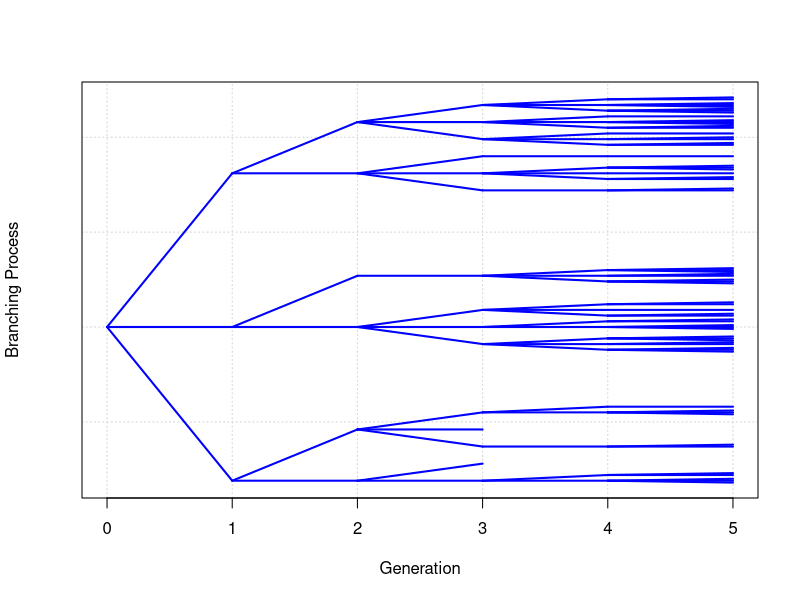

This chart was generated by the following R code:
library(tidyverse)

#specifying parameters
gen.max<- 5
prob<- 0.7

#specifying seed
set.seed(2443534)

#simulating trajectory
level.segment <- function(gen, y, branch.num) {
    
branch<- data.frame(x=c(), y=c(), xend=c(), yend=c())
gen.remaining<- gen.max-gen-1
    
if (gen.remaining < 0) return(branch)

  if (branch.num > 0) {
   branch<- rbind(branch, data.frame(x=gen, y=y, xend=gen+1, yend=y),
     level.segment(gen=gen+1, y=y, branch.num=rbinom(1, 3, prob)))
    }

 if (branch.num > 1) {
   branch<- rbind(branch, data.frame(x=gen, y=y, xend=gen+1, yend=y+3^gen.remaining),
     level.segment(gen=gen+1, y=y+3^gen.remaining, branch.num=rbinom(1, 3, prob)))
 }

 if (branch.num > 2) {
   branch<- rbind(branch, data.frame(x=gen, y=y, xend=gen+1, yend=y-3^gen.remaining),
     level.segment(gen=gen+1, y=y-3^gen.remaining, branch.num=rbinom(1, 3, prob)))
    }

    branch
  }

  bp<- level.segment(0, 0, rbinom(1, 3, prob))
  
#plotting trajectory
plot(bp[,1], bp[,2], type="n", yaxt="n", xlim=c(0,5), ylim=c(range(bp)), 
xlab="Generation", ylab="Branching Process", panel.first=grid())

segments(bp[,1], bp[,2], bp[,3], bp[,4], lwd=2, col="blue")
 

